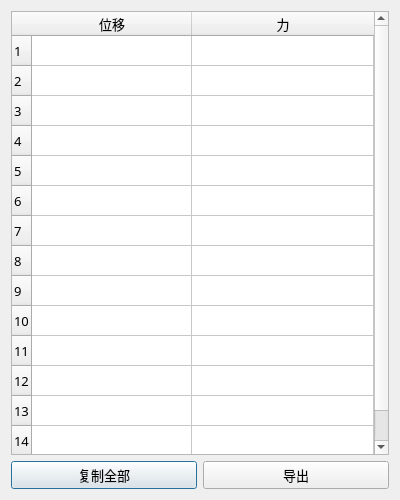
<?xml version="1.0" encoding="UTF-8"?>
<ui version="4.0">
 <class>WinData</class>
 <widget class="QDialog" name="WinData">
  <property name="geometry">
   <rect>
    <x>0</x>
    <y>0</y>
    <width>400</width>
    <height>500</height>
   </rect>
  </property>
  <property name="minimumSize">
   <size>
    <width>250</width>
    <height>500</height>
   </size>
  </property>
  <property name="maximumSize">
   <size>
    <width>16777215</width>
    <height>16777215</height>
   </size>
  </property>
  <property name="font">
   <font>
    <family>微软雅黑</family>
    <pointsize>10</pointsize>
   </font>
  </property>
  <property name="windowTitle">
   <string>滞回曲线计算结果</string>
  </property>
  <property name="windowIcon">
   <iconset>
    <normaloff>../logo.ico</normaloff>../logo.ico</iconset>
  </property>
  <layout class="QVBoxLayout" name="verticalLayout">
   <item>
    <widget class="QTableWidget" name="tableWidget">
     <property name="minimumSize">
      <size>
       <width>0</width>
       <height>0</height>
      </size>
     </property>
     <property name="maximumSize">
      <size>
       <width>16777215</width>
       <height>16777215</height>
      </size>
     </property>
     <property name="font">
      <font>
       <family>微软雅黑</family>
       <pointsize>10</pointsize>
      </font>
     </property>
     <property name="autoScroll">
      <bool>true</bool>
     </property>
     <property name="selectionMode">
      <enum>QAbstractItemView::ContiguousSelection</enum>
     </property>
     <property name="verticalScrollMode">
      <enum>QAbstractItemView::ScrollPerPixel</enum>
     </property>
     <property name="horizontalScrollMode">
      <enum>QAbstractItemView::ScrollPerPixel</enum>
     </property>
     <property name="rowCount">
      <number>15</number>
     </property>
     <property name="columnCount">
      <number>2</number>
     </property>
     <attribute name="horizontalHeaderVisible">
      <bool>true</bool>
     </attribute>
     <attribute name="horizontalHeaderCascadingSectionResizes">
      <bool>true</bool>
     </attribute>
     <attribute name="horizontalHeaderMinimumSectionSize">
      <number>80</number>
     </attribute>
     <attribute name="horizontalHeaderDefaultSectionSize">
      <number>160</number>
     </attribute>
     <attribute name="horizontalHeaderHighlightSections">
      <bool>false</bool>
     </attribute>
     <attribute name="horizontalHeaderShowSortIndicator" stdset="0">
      <bool>false</bool>
     </attribute>
     <attribute name="horizontalHeaderStretchLastSection">
      <bool>true</bool>
     </attribute>
     <attribute name="verticalHeaderVisible">
      <bool>true</bool>
     </attribute>
     <attribute name="verticalHeaderMinimumSectionSize">
      <number>30</number>
     </attribute>
     <row/>
     <row/>
     <row/>
     <row/>
     <row/>
     <row/>
     <row/>
     <row/>
     <row/>
     <row/>
     <row/>
     <row/>
     <row/>
     <row/>
     <row/>
     <column>
      <property name="text">
       <string>位移</string>
      </property>
     </column>
     <column>
      <property name="text">
       <string>力</string>
      </property>
     </column>
    </widget>
   </item>
   <item>
    <layout class="QHBoxLayout" name="horizontalLayout">
     <property name="sizeConstraint">
      <enum>QLayout::SetDefaultConstraint</enum>
     </property>
     <item>
      <widget class="QPushButton" name="pushButton_2">
       <property name="text">
        <string>复制全部</string>
       </property>
      </widget>
     </item>
     <item>
      <widget class="QPushButton" name="pushButton">
       <property name="text">
        <string>导出</string>
       </property>
      </widget>
     </item>
    </layout>
   </item>
  </layout>
 </widget>
 <resources/>
 <connections/>
</ui>
